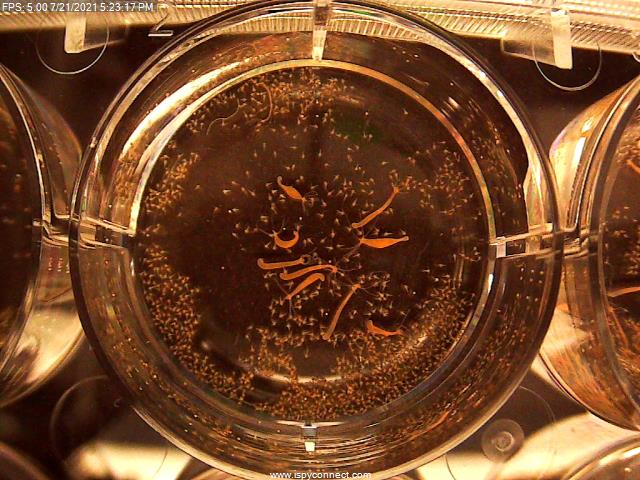
#> input picture vis_processing/hydra_sample_imgs/00054.jpg, 640 x 480 px
$ python color_mask.py
#> lines starting #> are read from the running program, lines starting #| are printed output that depends on the picture; after the words box and inside, x2 and y2 are one past the last pixel; in counts of white or black regions, pixels touching at a corner belong together
import cv2
import os
import numpy as np
import PIL

#abspath = "/Users/johannpally/Documents/GitHub/HydraBot/vis_processing/hydra_sample_imgs/00049.jpg"
#note we are in the vis_processing folder already
#PIL.Image.open(path)

path = os.getcwd() + "/hydra_sample_imgs/00054.jpg"
img = cv2.imread(path)
#> img is the input picture: shape (480, 640, 3); mean B, G, R 42.1, 73.4, 119.3
c_img = cv2.imread(path)

#==============GEOMETRY MASKS===================
# start result mask with circle mask

ww, hh = img.shape[:2]
#> ww = 480; hh = 640
r = 173
xc = hh // 2
#> xc = 320
yc = ww // 2
#> yc = 240
cv2.circle(c_img, (xc - 10, yc + 2), r, (255, 255, 255), -1)
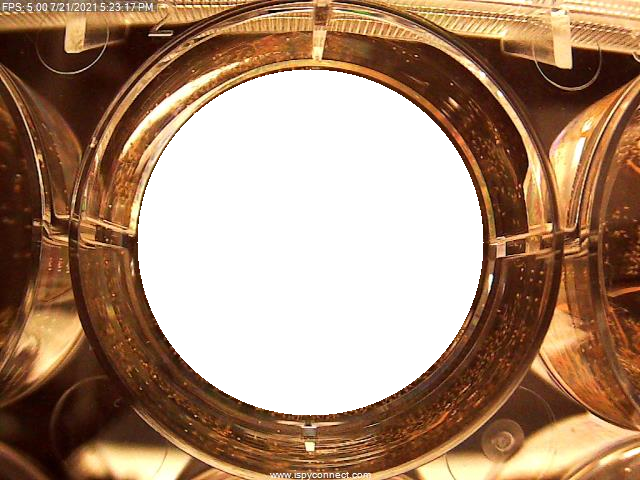
#> c_img: shape (480, 640, 3); mean B, G, R 114.4, 138.6, 170.1
hsv_cir = cv2.cvtColor(c_img, cv2.COLOR_BGR2HSV)
#> hsv_cir: shape (480, 640, 3); mean H, S, V 8.9, 120.5, 170.1

l_w = np.array([0,0,0])
h_w = np.array([0,0,255])
result_mask = cv2.inRange(hsv_cir, l_w, h_w)
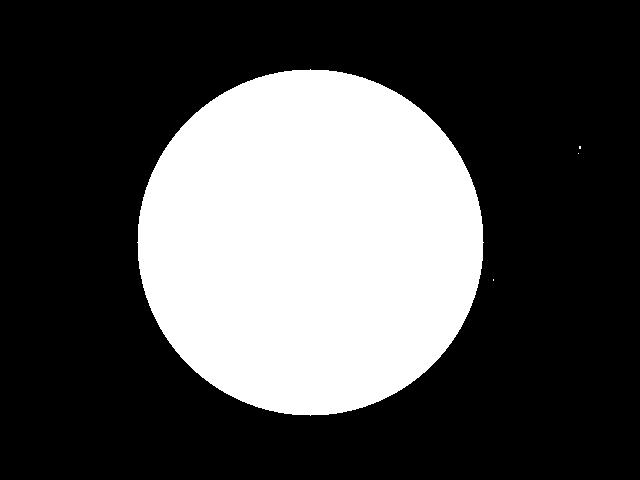
#> result_mask: shape (480, 640); 30.6% white; 4 white regions (3 under 20 px), largest, box (x1, y1, x2, y2) and area: (137, 69, 484, 416) 93981

#===============COLOR MASKS====================
hsv_img = cv2.cvtColor(img, cv2.COLOR_BGR2HSV)
#> hsv_img: shape (480, 640, 3); mean H, S, V 12, 184.4, 119.3

#(hMin = 7 , sMin = 66, vMin = 124), (hMax = 19 , sMax = 255, vMax = 237)
# Threshold of orange in HSV space output from the HSV picker tool
l_orange = np.array([7, 66, 125])
h_orange = np.array([19, 255, 240])
orange_mask = cv2.inRange(hsv_img, l_orange, h_orange)
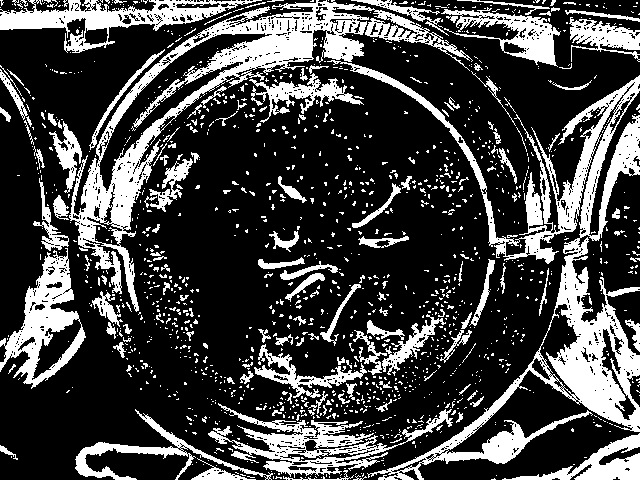
#> orange_mask: shape (480, 640); 26.4% white; 1383 white regions (1231 under 20 px), largest, box (x1, y1, x2, y2) and area: (327, 60, 640, 480) 20455, (69, 0, 473, 312) 15681, (208, 403, 453, 478) 4819
orange_res = cv2.bitwise_and(img, img, mask = orange_mask)
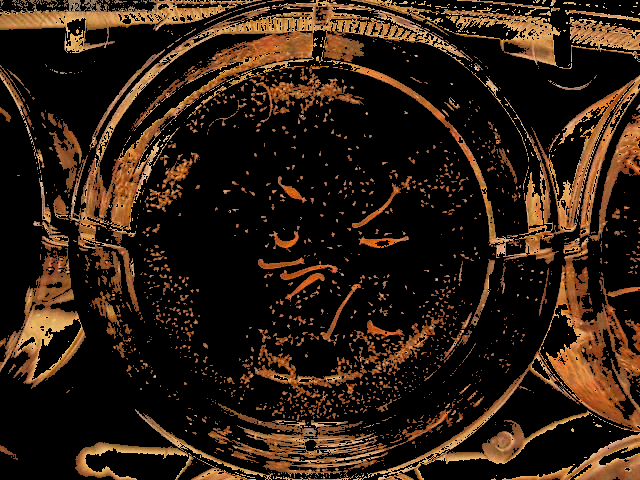
#> orange_res: shape (480, 640, 3); mean B, G, R 17.3, 29.9, 45.8

#===============COMBINE MASKS====================
result_mask &= orange_mask
#> result_mask: shape (480, 640); 4.2% white; 628 white regions (561 under 20 px)
c_o_res = cv2.bitwise_and(img, img, mask=result_mask)

#===============BOXING============================
# We have to use gray image (1 Channel) to use cv2.findContours
gray = cv2.cvtColor(c_o_res, cv2.COLOR_RGB2GRAY)
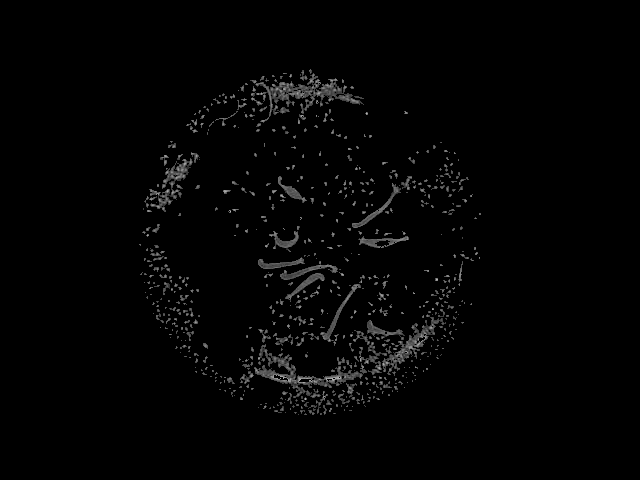
#> gray: shape (480, 640); min 0, max 184, mean 3.7
contours, _ = cv2.findContours(gray, cv2.RETR_TREE, cv2.CHAIN_APPROX_NONE)
#> contours = 746 contours, 713 with area under 20; largest, box (x1, y1, x2, y2) and area: (250, 73, 364, 123) 1362, (254, 344, 367, 398) 1251, (382, 314, 446, 375) 766, (149, 158, 193, 212) 599, (358, 236, 409, 248) 270

minAreaSize = 150
for contour in contours:
    if cv2.contourArea(contour) > minAreaSize:
        #Rectangle Bounding box Drawing Option
        rect = cv2.boundingRect(contour)
        x, y, w, h = rect
        cv2.rectangle(img, (x, y), (x + w, y + h), (0, 255, 0), 2)

        # FINDING CONTOURS CENTERS
        M = cv2.moments(contour)
        cX = int(M["m10"] / M["m00"])
        cY = int(M["m01"] / M["m00"])
        # DRAW CENTERS
        cv2.circle(img, (cX, cY), radius=0, color=(255, 0, 255), thickness=5)

        # DRAW
        cv2.drawContours(img, contour, -1, (0, 255, 0), 1)
#> this loop made 746 passes
#> (x, y, w, h, cX, cY) on passes 169, 229, 256, 273, 382, 414, 428, 436, 461, 471, 553, 575: (254, 344, 113, 54, 301, 374), (353, 330, 34, 45, 369, 352), (367, 320, 38, 20, 380, 330), (382, 314, 64, 61, 410, 344), (320, 284, 41, 62, 337, 315), (285, 273, 40, 29, 306, 283), (280, 261, 58, 19, 305, 271), (258, 257, 47, 12, 278, 263), (358, 236, 51, 12, 380, 241), (269, 231, 30, 21, 284, 240), (352, 183, 49, 45, 377, 208), (278, 176, 29, 27, 291, 191)
#> contour on passes 1 to 6: [[298, 414]], [[333, 413], [334, 413], [335, 413], [334, 413]], [[320, 413], [320, 414], [321, 414], [321, 413]], [[305, 413], [304, 414], [305, 414], [306, 414]], [[294, 412], [295, 413], [296, 412], [295, 412]], [[285, 412]]
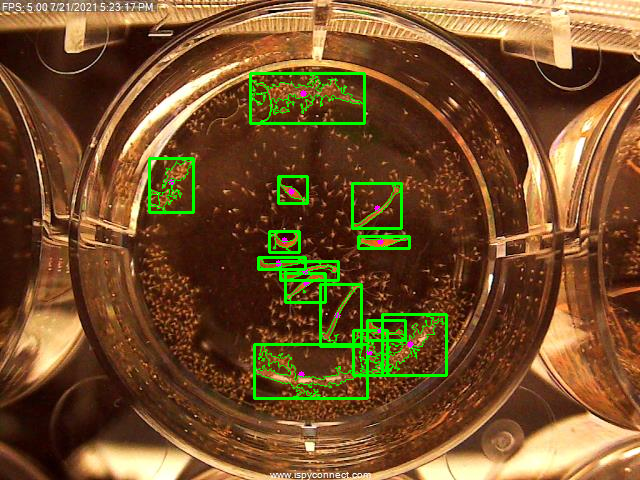
#> img: shape (480, 640, 3); 3.33% of pixels changed, all inside (x1, y1, x2, y2) = (148, 72, 448, 400)

#==============DISPLAY========================
cv2.imshow('final result', img)
cv2.imshow('res', c_o_res)
cv2.waitKey(0)
cv2.destroyAllWindows()


#Threshold of black in HSV
#maybe try using in the future
l_black = np.array([0,0,0])
h_black = np.array([360,255,50])
black_mask = cv2.inRange(hsv_img, l_black, h_black)
#> black_mask: shape (480, 640); 6.9% white; 1006 white regions (938 under 20 px), largest, box (x1, y1, x2, y2) and area: (0, 352, 135, 480) 6387, (0, 32, 52, 86) 1633, (549, 54, 640, 104) 1558
black_res = cv2.bitwise_and(img, img, mask=black_mask)
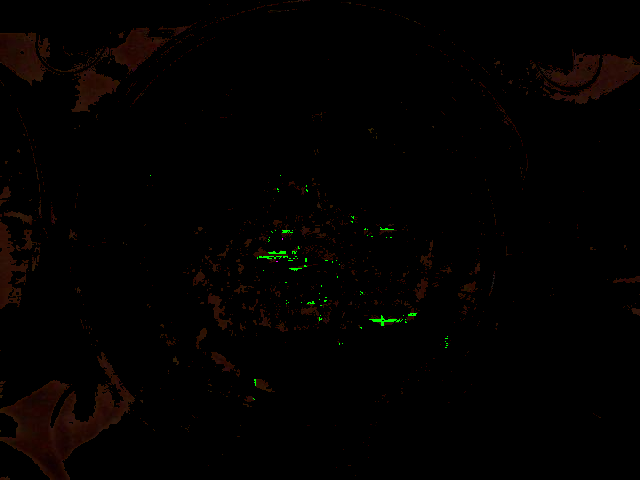
#> black_res: shape (480, 640, 3); mean B, G, R 0.3, 1.2, 2.8
